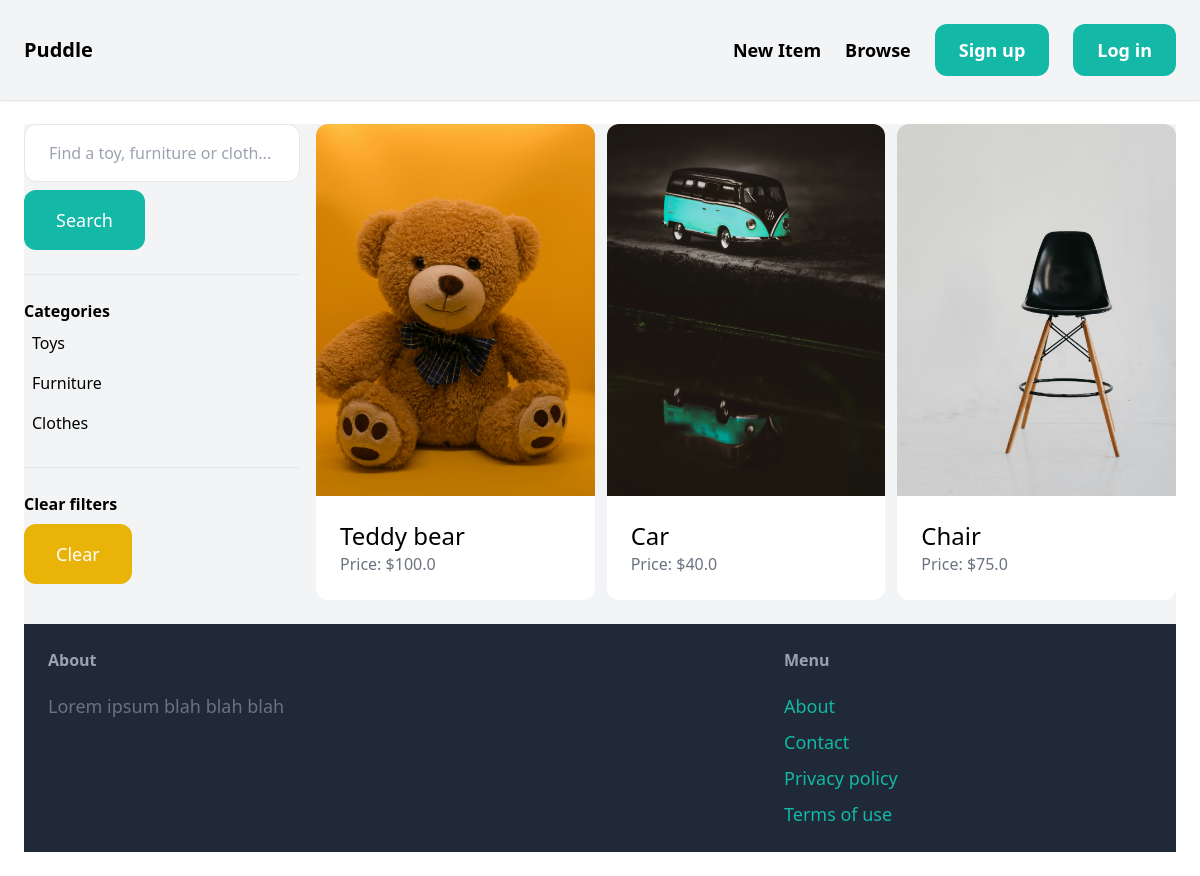
Before: /items/ with the older database file.
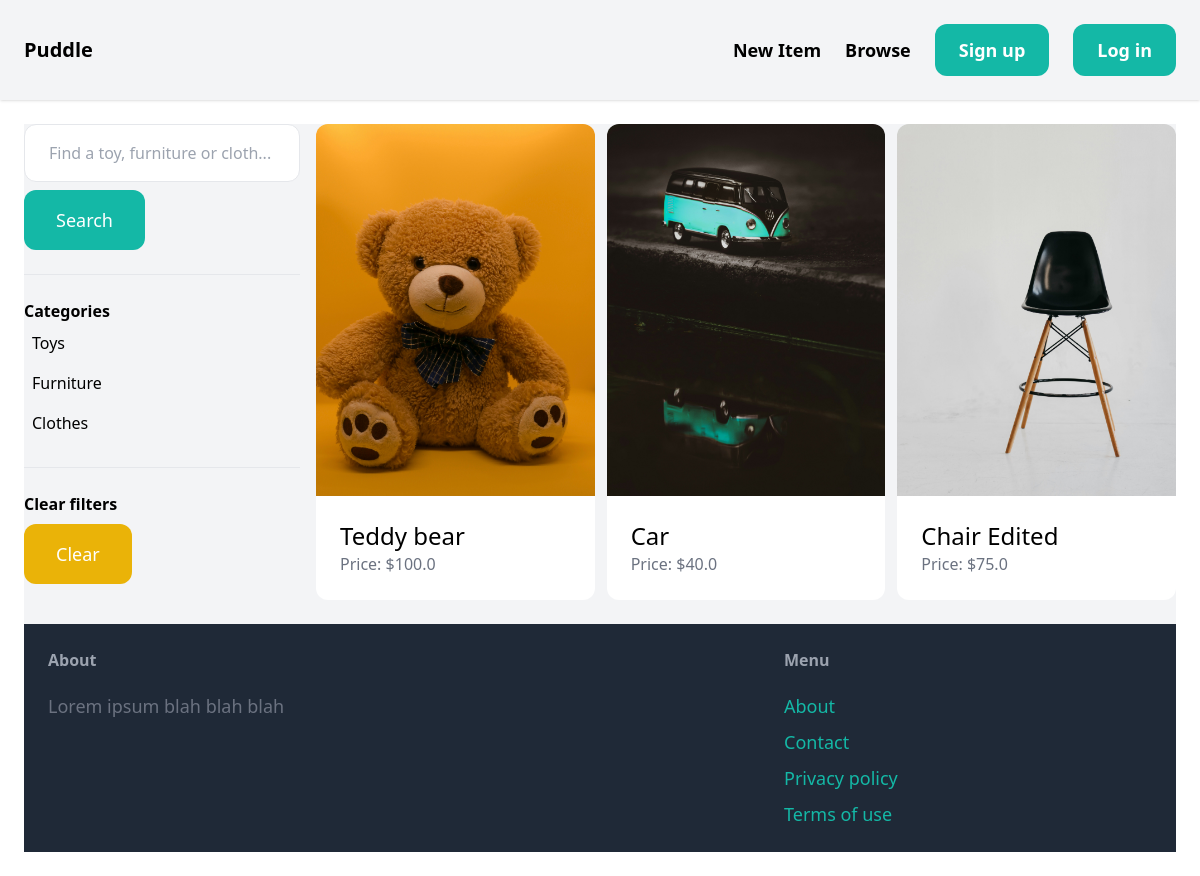
After: the same page with the newer database file.
### item/models.py (models this page shows, shortened)
class Item(models.Model):
    category = models.ForeignKey(Category, related_name='items', on_delete=models.CASCADE)
    name = models.CharField(max_length=255)
    description = models.TextField(blank=True, null=True)
    price = models.FloatField()
    image = models.ImageField(upload_to='item_images', blank=True, null=True)
    is_sold = models.BooleanField(default=False)
    created_by = models.ForeignKey(User, related_name='items', on_delete=models.CASCADE)
    created_at = models.DateTimeField(auto_now_add=True)

### item/views.py (the view)
# urls.py: path('', views.items, name='items'),
def items(request):        # browse
    query = request.GET.get('query', '')
    category_id = request.GET.get('category', '')
    categories = Category.objects.all()
    items = Item.objects.filter(is_sold=False)
    if query:
        items = items.filter(Q(name__icontains=query) | Q(description__icontains=query))
    if category_id:
        items = items.filter(category_id=int(category_id))
    else:
        category_id = None   # so your template doesn’t break
    return render(request, 'item/items.html', {
        'items': items,
        'query': query,
        'categories': categories,
        'category_id': category_id
    })

### item/templates/item/items.html (shortened to what this page needs)
{% extends 'core/base.html' %}
{% block content %}
    <div class='pb-6 grid grid-cols-4 gap-4 bg-gray-100'>
        <div class='col-span-1'>
            <form method="get" action="{% url 'item:items' %}">
                <input name="query" class="w-full py-4 px-6 border rounded-xl" type="text" value="{{ query }}" placeholder="Find a toy, furniture or cloth...">
                <button class="mt-2 py-4 px-8 text-lg bg-teal-500 text-white rounded-xl">Search</button>
            </form>
            <hr class="my-6">
            <p class="font-semibold">Categories</p>
            <ul>
                {% for category in categories %}
                    <li class="py-2 px-2 rounded-xl{% if category.id == category_id %} bg-gray-200{% endif %}">
                        <a href="{% url 'item:items' %}?query={{ query }}&category={{ category.id }}">{{ category.name }}</a>
                        </li>
                {% endfor %}
            </ul>
            <hr class="my-6">
            <p class="font-semibold">Clear filters</p>
            <ul>
                <li><a href="{% url 'item:items' %}" class="mt-2 py-4 px-8 inline-block bg-yellow-500 text-lg rounded-xl text-white">Clear</a>
                </li>
            </ul>
        </div>
    <div class="col-span-3">
        <div class="grid grid-cols-3 gap-3">
        {% for item in items %}
            <div>
                <a href="{% url 'item:detail' item.id %}" target="_blank">
                    <div >
                        <img src="{{ item.image.url }}" class="rounded-t-xl">
                    </div>
                    <div class="p-6 bg-white rounded-b-xl">
                        <h2 class="text-2xl">{{ item.name }}</h2>
                        <p class="text-gray-500">Price: ${{ item.price }}</p>
                    </div>
                </a>
            </div>
        {% endfor %}
    </div>
    </div>
{% endblock %}

Changed rows visible on the page:
changed Item: name "Chair" → "Chair Edited"
